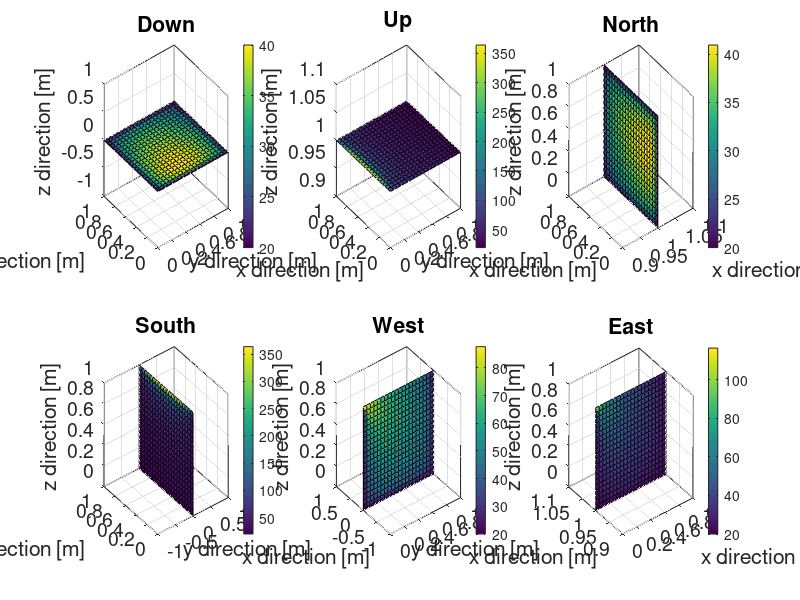

Reproduce this figure in MATLAB.
clc; clear; close all;
% il cubo in questione ha la faccia east che sottrae calore, la faccia west
% che scalda con convezione a 200 gradi, tutte le altre facce fissate con
% dirichlet a 0 gradi e una generazione di interna.
%% proprietà
qqq = 1e1;
cond = 2600; % esagerato

Lx = 1;
Ly = 1;
Lz = 1;

hhup = 100;
Tup = 20;

hhdown = 100;
Tdown = 20;

hhnorth = 100;
Tnorth = 20;

hhsouth = 100;
Tsouth = 20;

qqeast = -1e2;

hhwest = 100;
Twest = 100;

%% griglia spaziale
nn = 21; % nx | ny | nz
ntot = nn^3;

xvet = linspace(0,Lx,nn);
yvet = linspace(0,Ly,nn);
zvet = linspace(0,Lz,nn);

dx = xvet(2)-xvet(1);
dy = yvet(2)-yvet(1);
dz = zvet(2)-zvet(1);

[xmat,ymat,zmat] = meshgrid(xvet,yvet,zvet);

%% creo il problema
AA = sparse([],[],[],ntot,ntot,7*ntot);
bb = zeros(ntot,1);

% --- center block ---
for jx = 2:nn-1
    for jy = 2:nn-1
        for jz = 2:nn-1
            kk = jx + (jy-1)*nn + (jz-1)*nn^2;
            
            AA(kk,kk) = -2*(dx*dy/dz + dy*dz/dx + dz*dx/dy);
            AA(kk,kk+nn^2) = dx*dy/dz; % up
            AA(kk,kk-nn^2) = dx*dy/dz; % down
            AA(kk,kk+nn) = dz*dx/dy; % north
            AA(kk,kk-nn) = dz*dx/dy; % south
            AA(kk,kk+1) = dy*dz/dx; % east
            AA(kk,kk-1) = dy*dz/dx; % west
            bb(kk) = - qqq/cond;
        end
    end
end

% --- condizioni al contorno ---
% spigoli up
for jx = 1:1
    for jy = 1:1
        kk = jx + (jy-1)*nn + (nn-1)*nn^2;
        
        AA(kk,kk) = 1;
        bb(kk) = Tup;
    end
end
for jx = 1:1
    for jy = 2:nn-1
        kk = jx + (jy-1)*nn + (nn-1)*nn^2;
        
        AA(kk,kk) = -dx/2*dy/dz*2-dz/2*dx/2/dy*2-dy*dz/2/dx*2-hhup/cond*dy/dz*2*dx/2-hhwest/cond*dy*dz/2/dx*2;
        AA(kk,kk-nn^2) = dx/2*dy/dz*2; % down
        AA(kk,kk+nn) = dx/2*dz/2/dy; % north
        AA(kk,kk-nn) = dx/2*dz/2/dy; % south
        AA(kk,kk+1) = dy*dz/2/dx*2; % east
        bb(kk) = -Tup*hhup/cond*dy/dz*2*dx/2-Twest*hhwest/cond*dy*dz/2/dx*2;
    end
end
for jx = 1:1
    for jy = nn:nn
        kk = jx + (jy-1)*nn + (nn-1)*nn^2;
        
        AA(kk,kk) = 1;
        bb(kk) = Tup;
    end
end
for jx = nn:nn
    for jy = 1:1
        kk = jx + (jy-1)*nn + (nn-1)*nn^2;
        
        AA(kk,kk) = 1;
        bb(kk) = Tup;
    end
end
for jx = nn:nn
    for jy = 2:nn-1
        kk = jx + (jy-1)*nn + (nn-1)*nn^2;
        
        AA(kk,kk) = -dx/2*dy/dz*2-dz/2*dx/2/dy*2-dy*dz/2/dx*2-hhup/cond*dy/dz*2*dx/2;
        AA(kk,kk-nn^2) = dx/2*dy/dz*2; % down
        AA(kk,kk+nn) = dx/2*dz/2/dy; % north
        AA(kk,kk-nn) = dx/2*dz/2/dy; % south
        AA(kk,kk-1) = dy*dz/2/dx*2; % west
        bb(kk) = -Tup*hhup/cond*dy/dz*2*dx/2-qqeast/cond*dy*dz/2/dx*2;
    end
end
for jx = nn:nn
    for jy = nn:nn
        kk = jx + (jy-1)*nn + (nn-1)*nn^2;
        
        AA(kk,kk) = 1;
        bb(kk) = Tup;
    end
end
for jx = 1:1
    for jy = 1:1
        kk = jx + (jy-1)*nn + (nn-1)*nn^2;
        
        AA(kk,kk) = 1;
        bb(kk) = Tup;
    end
end
for jx = 1:nn
    for jy = 1:1
        kk = jx + (jy-1)*nn + (nn-1)*nn^2;
        % sbagliato
        AA(kk,kk) = -dx/2*dy/dz*2-dz/2*dx/2/dy*2-dy*dz/2/dx*2-hhsouth/cond*dy/dz*2*dx/2-hhwest/cond*dy*dz/2/dx*2;
        AA(kk,kk-nn^2) = dx/2*dy/dz*2; % down
        AA(kk,kk+nn) = dx/2*dz/2/dy; % north
        AA(kk,kk-1) = dy*dz/2/dx*2; % west
        AA(kk,kk+1) = dy*dz/2/dx*2; % east
        bb(kk) = -Tup*hhup/cond*dy/2/dz*2*dx-Tsouth*hhsouth/cond*dy/2*dz/2/dx;
    end
end
for jx = 1:nn
    for jy = nn:nn
        kk = jx + (jy-1)*nn + (nn-1)*nn^2;
        
        AA(kk,kk) = 1;
        bb(kk) = Tup;
    end
end
for jx = 1:nn
    for jy = nn:nn
        kk = jx + (jy-1)*nn + (nn-1)*nn^2;
        
        AA(kk,kk) = 1;
        bb(kk) = Tup;
    end
end

% up (senza spigoli) - robin
for jx = 2:nn-1
    for jy = 2:nn-1
        kk = jx + (jy-1)*nn + (nn-1)*nn^2;
        
        AA(kk,kk) = -dx*dy/dz*2-dz*dx/dy-dy*dz/dx-hhup/cond*dy/dz*2*dx;
        AA(kk,kk-nn^2) = dx*dy/dz*2; % down
        AA(kk,kk+nn) = dx*dz/2/dy; % north
        AA(kk,kk-nn) = dx*dz/2/dy; % south
        AA(kk,kk+1) = dy*dz/2/dx; % east
        AA(kk,kk-1) = dy*dz/2/dx; % west
        bb(kk) = -Tup*hhup/cond*dy*dz/dx*2;
    end
end

% spigoli down
for jx = 1:1
    for jy = 1:nn
        kk = jx + (jy-1)*nn;
        
        AA(kk,kk) = 1;
        bb(kk) = Tdown;
    end
end
for jx = nn:nn
    for jy = 1:nn
        kk = jx + (jy-1)*nn;
        
        AA(kk,kk) = 1;
        bb(kk) = Tdown;
    end
end
for jx = 1:nn
    for jy = 1:1
        kk = jx + (jy-1)*nn;
        
        AA(kk,kk) = 1;
        bb(kk) = Tdown;
    end
end
for jx = 1:nn
    for jy = nn:nn
        kk = jx + (jy-1)*nn;
        
        AA(kk,kk) = 1;
        bb(kk) = Tdown;
    end
end

% down (senza spigoli) - robin
for jx = 2:nn-1
    for jy = 2:nn-1
        kk = jx + (jy-1)*nn;
        
        AA(kk,kk) = -dx*dy/dz*2-dz*dx/dy-dy*dz/dx-hhdown/cond*dy/dz*2*dx;
        AA(kk,kk+nn^2) = dx*dy/dz*2; % up
        AA(kk,kk+nn) = dx*dz/2/dy; % north
        AA(kk,kk-nn) = dx*dz/2/dy; % south
        AA(kk,kk+1) = dy*dz/2/dx; % east
        AA(kk,kk-1) = dy*dz/2/dx; % west
        bb(kk) = -Tdown*hhdown/cond*dy*dz/dx*2;
    end
end

% spigoli north
for jx = 1:1
    for jz = 2:nn-1
        kk = jx + (nn-1)*nn + (jz-1)*nn^2;
        
        AA(kk,kk) = 1;
        bb(kk) = Tnorth;
    end
end
for jx = nn:nn
    for jz = 2:nn-1
        kk = jx + (nn-1)*nn + (jz-1)*nn^2;
        
        AA(kk,kk) = 1;
        bb(kk) = Tnorth;
    end
end

% north (senza spigoli) - robin
for jx = 2:nn-1
    for jz = 2:nn-1
        kk = jx + (nn-1)*nn + (jz-1)*nn^2;
        
        AA(kk,kk) = -dx*dy/dz-dz*dx/dy*2-dy*dz/dx-hhnorth/cond/dy*dz*2*dx;
        AA(kk,kk+nn^2) = dx*dy/2/dz; % up
        AA(kk,kk-nn^2) = dx*dy/2/dz; % down
        AA(kk,kk-nn) = dx*dz/dy*2; % south
        AA(kk,kk+1) = dy*dz/2/dx; % east
        AA(kk,kk-1) = dy*dz/2/dx; % west
        bb(kk) = -Tnorth*hhnorth/cond/dy*dz*dx*2;
    end
end

% spigoli south
for jx = 1:1
    for jz = 2:nn-1
        kk = jx + (jz-1)*nn^2;
        
        AA(kk,kk) = 1;
        bb(kk) = Tnorth;
    end
end
for jx = nn:nn
    for jz = 2:nn-1
        kk = jx + (jz-1)*nn^2;
        
        AA(kk,kk) = 1;
        bb(kk) = Tnorth;
    end
end

% south (con spigoli west-east) - robin
for jx = 2:nn-1
    for jz = 2:nn-1
        kk = jx + (jz-1)*nn^2;
        
        AA(kk,kk) = -dx*dy/dz-dz*dx/dy*2-dy*dz/dx-hhsouth/cond/dy*dz*2*dx;
        AA(kk,kk+nn^2) = dx*dy/2/dz; % up
        AA(kk,kk-nn^2) = dx*dy/2/dz; % down
        AA(kk,kk+nn) = dx*dz/dy*2; % north
        AA(kk,kk+1) = dy*dz/2/dx; % east
        AA(kk,kk-1) = dy*dz/2/dx; % west
        bb(kk) = -Tsouth*hhsouth/cond/dy*dz*dx*2;
    end
end

% east (senza spigoli) - neumann non omogeneo
for jy = 2:nn-1
    for jz = 2:nn-1
        kk = nn + (jy-1)*nn + (jz-1)*nn^2;
        
        AA(kk,kk) = -(dx*dy/dz+dz*dx/dy)-dy*dz/dx*2;
        AA(kk,kk+nn^2) = dx/2*dy/dz; % up
        AA(kk,kk-nn^2) = dx/2*dy/dz; % down
        AA(kk,kk+nn) = dx/2*dz/dy; % north
        AA(kk,kk-nn) = dx/2*dz/dy; % south
        AA(kk,kk-1) = dy*dz/dx*2; % west
        bb(kk) = - qqeast/cond;
    end
end

% west (senza spigoli) - robin
for jy = 2:nn-1
    for jz = 2:nn-1
        kk = 1 + (jy-1)*nn + (jz-1)*nn^2;
        
        AA(kk,kk) = -(dx*dy/dz+dz*dx/dy)-dy*dz/dx*2-hhwest/cond*dy*dz/dx*2;
        AA(kk,kk+nn^2) = dx/2*dy/dz; % up
        AA(kk,kk-nn^2) = dx/2*dy/dz; % down
        AA(kk,kk+nn) = dx/2*dz/dy; % north
        AA(kk,kk-nn) = dx/2*dz/dy; % south
        AA(kk,kk+1) = dy*dz/dx*2; % east
        bb(kk) = -Twest*hhwest/cond*dy*dz/dx*2;
    end
end

%% risolvo il sistema
TT = AA\bb;

TTmat = reshape(TT,nn,nn,nn);

%% post production
% Down
subplot(2,3,1)
surf(reshape(xmat(:,:,1),nn,nn),reshape(ymat(:,:,1),nn,nn),reshape(zmat(:,:,1),nn,nn),reshape(TTmat(:,:,1),nn,nn),'facecolor','interp')
title('Down')
colorbar
xlabel('x direction [m]')
ylabel('y direction [m]')
zlabel('z direction [m]')
grid on 
box on
set(gca,'fontsize',14)

% up
subplot(2,3,2)
surf(reshape(xmat(:,:,nn),nn,nn),reshape(ymat(:,:,nn),nn,nn),reshape(zmat(:,:,nn),nn,nn),reshape(TTmat(:,:,nn),nn,nn),'facecolor','interp')
title('Up')
colorbar
xlabel('x direction [m]')
ylabel('y direction [m]')
zlabel('z direction [m]')
grid on 
box on
set(gca,'fontsize',14)

% north
subplot(2,3,3)
surf(reshape(xmat(:,nn,:),nn,nn),reshape(ymat(:,nn,:),nn,nn),reshape(zmat(:,nn,:),nn,nn),reshape(TTmat(:,nn,:),nn,nn),'facecolor','interp')
title('North')
colorbar
xlabel('x direction [m]')
ylabel('y direction [m]')
zlabel('z direction [m]')
grid on 
box on
set(gca,'fontsize',14)

% south
subplot(2,3,4)
surf(reshape(xmat(:,1,:),nn,nn),reshape(ymat(:,1,:),nn,nn),reshape(zmat(:,1,:),nn,nn),reshape(TTmat(:,1,:),nn,nn),'facecolor','interp')
title('South')
colorbar
xlabel('x direction [m]')
ylabel('y direction [m]')
zlabel('z direction [m]')
grid on 
box on
set(gca,'fontsize',14)

% west
subplot(2,3,5)
surf(reshape(xmat(1,:,:),nn,nn),reshape(ymat(1,:,:),nn,nn),reshape(zmat(1,:,:),nn,nn),reshape(TTmat(1,:,:),nn,nn),'facecolor','interp')
title('West')
colorbar
xlabel('x direction [m]')
ylabel('y direction [m]')
zlabel('z direction [m]')
grid on 
box on
set(gca,'fontsize',14)

% east
subplot(2,3,6)
surf(reshape(xmat(nn,:,:),nn,nn),reshape(ymat(nn,:,:),nn,nn),reshape(zmat(nn,:,:),nn,nn),reshape(TTmat(nn,:,:),nn,nn),'facecolor','interp')
title('East')
colorbar
xlabel('x direction [m]')
ylabel('y direction [m]')
zlabel('z direction [m]')
grid on 
box on
set(gca,'fontsize',14)

set(gcf,'position',[200,100,2000,700])
